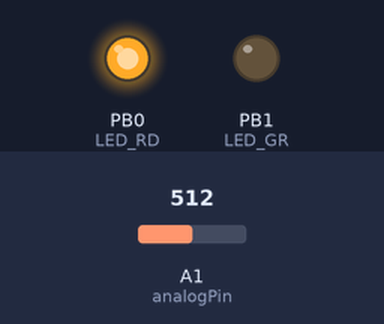
Simulated run of this sketch. Board: ATtiny85, built with avr-gcc and run on an emulated ATtiny85. On the bench: output pins drawn as LEDs (lit = HIGH). The test bench sets the inputs (shaded band); at power-on: A1 (analogPin) = 512.

Above: at 1.2 s.
1.3 s: A1 (analogPin) set to 553
2.8 s: A1 (analogPin) set to 587
At 4.0 s:
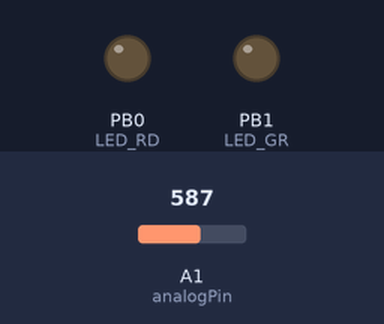
4.3 s: A1 (analogPin) set to 511
At 5.5 s:
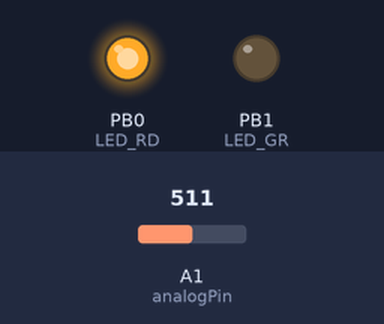
5.8 s: A1 (analogPin) set to 716
At 7.3 s:
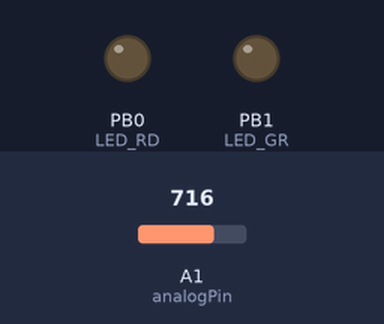
Timing chart, 0 to 8.3 s (numbered marks = the images above; inputs shaded):
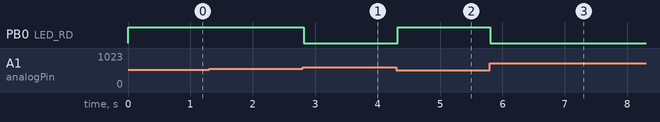

The sketch:

C64_KeyboardTesterV1_2.ino
```cpp
// C64 Keyboard Tester V1.2 by Bjoern Buettner
// EMail: tishima@smalltown.de
// Arduino Sketch
// MCU = ATTiny85 @ 1MHz
// this small program measure the resistance of the C64 keyboard
// and turn by a resistance under 800 OHm the red led on
// so its possible to see if the key makes some trouble

const float key_R_tresh = 800.0; // 800 Ohm key treshhold
const float R1 = 1000.0; // 1kOhm R1 resistor
const float Vin = 5.0; // 5V power supply

// under 1000 Ohm the C64 see it as a keypress
 // if it under key treshhold turn on the red led

const int raw_tresh = ((Vin / ( key_R_tresh / R1 + 1)) * 1024.0) / Vin; // calculate AD treshhold value

int analogPin = A1; //Analog Input for measure the resistance
int LED_RD = 0 ;// Red LED Key pressed
int LED_GR = 1 ;// Run PRG LED
int raw = 0;

// setup outputs
void setup(){
 pinMode(LED_RD, OUTPUT);
 pinMode(LED_GR, OUTPUT);
 digitalWrite(LED_GR, LOW); // LED GR on
}

// the loop function runs over and over again forever
void loop(){
 raw = analogRead(analogPin);   // reading analog voltage

 if (raw > raw_tresh) {
   digitalWrite(LED_RD, LOW); // LED RD on
  }
   else
  {
   digitalWrite(LED_RD, HIGH); // LED RD off
  }

 delay(25); // short delay
}
```

Measured:
- the behaviour switches between 568 and 569 on A1 (analogPin) (found by bisection; images 0 and 1)
- after the input at 1.3 s, every drawn part: stays the same
- after the input at 2.8 s, PB0 (LED_RD): HIGH → LOW at once
- after the input at 4.3 s, PB0 (LED_RD): LOW → HIGH at once
- after the input at 5.8 s, PB0 (LED_RD): HIGH → LOW at once
